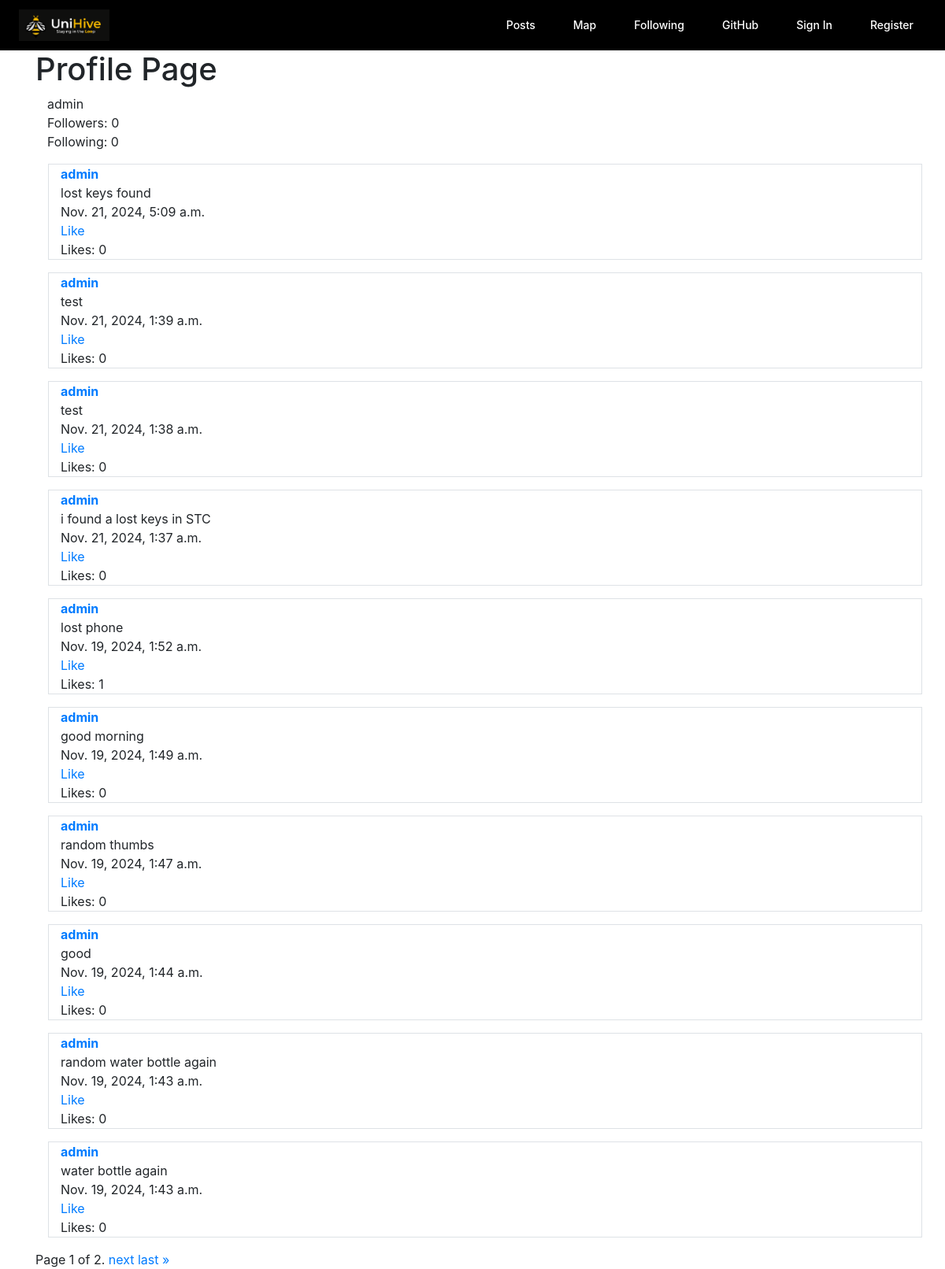
/profile/admin, run on the app's committed database.
### network/models.py (models this page shows)
class Network(models.Model):
    user = models.ForeignKey(User, on_delete=models.CASCADE)
    followers = models.ManyToManyField(User, blank=True, related_name="following")

class User(AbstractUser):
    pass

class Post(models.Model):
    poster = models.ForeignKey(User, on_delete=models.CASCADE)
    content = models.TextField()
    time = models.DateTimeField(auto_now_add=True)
    likes = models.ManyToManyField(User, blank=True, related_name="liked")
    found = models.BooleanField(default=False)
    picture = models.ImageField(upload_to=post_picture_path, blank=True, null=True)
    latitude = models.FloatField(default=43.4722893)
    longitude = models.FloatField(default=-80.5474325)
    pinned = models.BooleanField(default=False)

### network/views.py (the view)
# urls.py: path("profile/<str:username>", views.view_profile, name="view_profile"),
def view_profile(request, username):
    print('view_profile called')
    print(username)
    user = User.objects.get(username=username)
    if not Network.objects.all().filter(user=user).exists():
        network = Network(user=user)
        network.save()
    network = Network.objects.get(user=user)
    print("helooooooo")
    followers = network.followers
    followers_count = followers.count()
    following = user.following
    following_count = following.count()
    others_profile = True
    others_profile_follow = True
    if user == request.user:
        others_profile = False
    else:
        if followers.filter(pk=request.user.pk).exists():
            others_profile_follow = False
    user_post = Post.objects.filter(poster=user).order_by('-time')
    new_type = []
    for post in user_post:
        is_liked = post.likes.filter(id=request.user.id).exists()
        new_type.append({"post": post, "is_liked": is_liked})
    paginator = Paginator(new_type, 10)
    page_number = request.GET.get('page')
    page_obj = paginator.get_page(page_number)
    return render(request, "network/profile.html", {
        "network" : network,
        "followers_count" : followers_count,
        "following_count" : following_count,
        "others_profile" : others_profile,
        "others_profile_follow" : others_profile_follow,
        'page_obj': page_obj
    })

### network/templates/network/profile.html (shortened to what this page needs)
{% extends "network/layout.html" %}
{% load static %}
{% block body %}
<div class="container">
    <h1>Profile Page</h1>
    <div class="container">
        {{ network.user.username }}
    </div>
    <div class="container">
        Followers: {{ followers_count }}
    </div>
    <div class="container">
        Following: {{ following_count }}
    </div>
    {% for type in page_obj %}
        <div class="container m-3 border">
            <a href="{% url 'view_profile' type.post.poster.username %}">
                <b>{{ type.post.poster.username }}</b>
            </a>
            <div class="content-space" data-id="{{ type.post.id }}">{{ type.post.content }}</div>
            <div>
                <span>{{ type.post.time }}</span>
            </div>
            {% if type.is_liked %}
                <div>
                    <a href="#" class="unlike-button" data-id="{{ type.post.id }}">Unlike</a>
                </div>
                <div>
                    <a href="#" class="like-button" data-id="{{ type.post.id }}" style="display: none;">Like</a>
                </div>
            {% else %}
                <div>
                    <a href="#" class="like-button" data-id="{{ type.post.id }}">Like</a>
                </div>
            {% endif %}
            <div>
                <span class="likes-count" data-id="{{ type.post.id }}">Likes: {{ type.post.likes.count }}</span>
            </div>
        </div>
    {% endfor %}
    <div class="pagination">
        <span class="step-links">
            <span class="current">
                Page {{ page_obj.number }} of {{ page_obj.paginator.num_pages }}.
            </span>
            {% if page_obj.has_next %}
                <a href="?page={{ page_obj.next_page_number }}">next</a>
                <a href="?page={{ page_obj.paginator.num_pages }}">last &raquo;</a>
            {% endif %}
        </span>
    </div>
</div>
{% endblock %}

### data on the page
Network: user.username "admin"
Post: post.poster.username "admin", post.content "lost keys found", post.time "Nov. 21, 2024, 5:09 a.m.", post.likes.count "0"
Post: post.poster.username "admin", post.content "test", post.time "Nov. 21, 2024, 1:39 a.m.", post.likes.count "0"
Post: post.poster.username "admin", post.content "test", post.time "Nov. 21, 2024, 1:38 a.m.", post.likes.count "0"
Post: post.poster.username "admin", post.content "i found a lost keys in STC", post.time "Nov. 21, 2024, 1:37 a.m.", post.likes.count "0"
Post: post.poster.username "admin", post.content "lost phone", post.time "Nov. 19, 2024, 1:52 a.m.", post.likes.count "1"
Post: post.poster.username "admin", post.content "good morning", post.time "Nov. 19, 2024, 1:49 a.m.", post.likes.count "0"
Post: post.poster.username "admin", post.content "random thumbs", post.time "Nov. 19, 2024, 1:47 a.m.", post.likes.count "0"
Post: post.poster.username "admin", post.content "good", post.time "Nov. 19, 2024, 1:44 a.m.", post.likes.count "0"
Post: post.poster.username "admin", post.content "random water bottle again", post.time "Nov. 19, 2024, 1:43 a.m.", post.likes.count "0"
Post: post.poster.username "admin", post.content "water bottle again", post.time "Nov. 19, 2024, 1:43 a.m.", post.likes.count "0"

### other printed values
{{ followers_count }} "0"
{{ following_count }} "0"
{{ page_obj.number }} "1"
{{ page_obj.paginator.num_pages }} "2"
